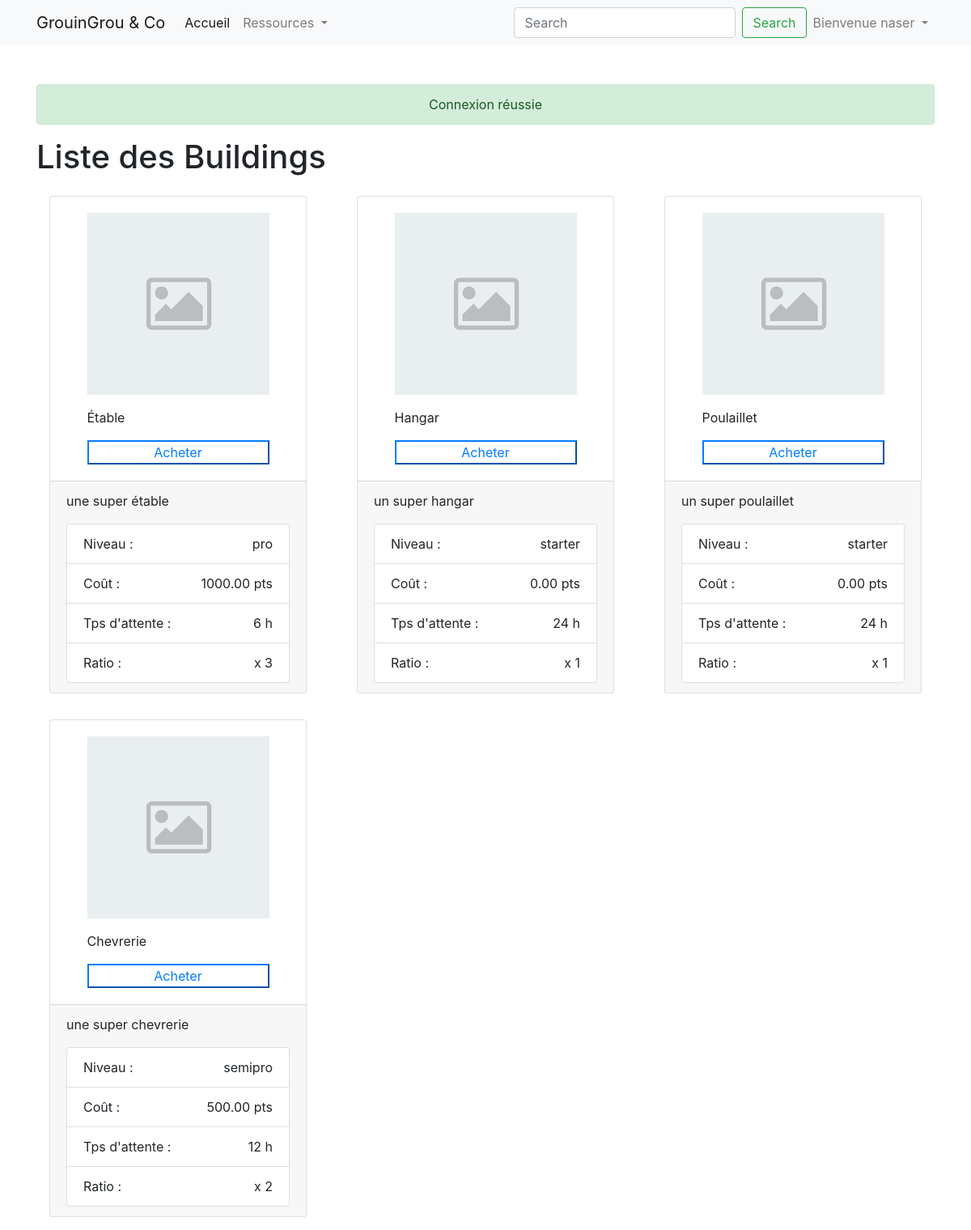
/batiments (signed in), run on the app's committed database.
### tables this page shows
CREATE TABLE `buildings` (
  `id` int(11) NOT NULL,
  `level_id` int(11) NOT NULL,
  `name` varchar(255) NOT NULL,
  `description` varchar(255) NOT NULL,
  `img` varchar(255) NOT NULL
);

CREATE TABLE `levels` (
  `id` int(11) NOT NULL,
  `name` varchar(255) NOT NULL,
  `timespan` int(3) NOT NULL,
  `rate` int(3) NOT NULL,
  `cost` decimal(6,2) DEFAULT 0.00
);

### src/controllers/BuildingsController.php (called while the page is built)
<?php
class BuildingsController extends Controller{
    public function list(){
        $current_farm_id = isset($_GET['ferme']) ? intval($_GET['ferme']) :null ;
        $data['current_farm'] = $this->getModel('FarmModel')->getFarmById($current_farm_id);
        $data['buildings'] = $this->getModel('BuildingModel')->getAll();
        return $this->renderView("buildings/list",$data);
    }
}

### core/Router.php (called while the page is built, shortened)
<?php
class Router
{
    protected $controller = 'HomeController';
    protected $method = 'index';
    protected $params = [];
    public function __construct()
    {
        $this->routes = Routes::getRoutes();
        $url = $this->getUrl();
        foreach ($this->routes as $route) {
            $urlToTest = $route['url'];
            if (preg_match("~$urlToTest~", "/$url", $matches) && $matches[0] === "/$url") {
                $this->controller = $route['goto'][0];
                $this->method = $route['goto'][1];
                $this->params = isset($route['goto'][2]) ? $route['goto'][2] : [];
                break;
            }
        }
        if (file_exists("../src/controllers/{$this->controller}.php")) {
            $this->controller = new $this->controller;
        }
        if (method_exists($this->controller, $this->method)) {
            $this->method = $this->method;
        }
        call_user_func_array(array($this->controller, $this->method), $this->params);
    }
    public function getUrl()
    {
        if (isset($_GET['url'])) {
            $url = $_GET['url'];
            $url = filter_var($url, FILTER_SANITIZE_URL);
            return $url;
        }
    }
}

### public/index.php (called while the page is built, shortened)
<?php
$router = new Router();

### core/Model.php (called while the page is built, shortened)
<?php
class Model
{
    protected $host = DB_HOST;
    protected $dbname = DB_NAME;
    protected $user = DB_USER;
    protected $pass = DB_PASS;
    public function __construct()
    {
        try {
            $this->bdd = new PDO("mysql:host={$this->host};dbname={$this->dbname};charset=UTF8", $this->user, $this->pass);
        } catch (PDOException $e) {
            $this->error = $e->getMessage();
            echo $this->error;
        }
    }
}

### src/models/BuildingModel.php (called while the page is built)
<?php
class BuildingModel extends Model{
    public function getAll(){
        $req = $this->bdd->query("
            SELECT
                buildings.name,buildings.description,buildings.img,
                levels.name AS level,levels.id as level_id,levels.timespan,levels.rate,levels.cost
            FROM buildings
            JOIN levels ON buildings.level_id=levels.id
        ");
        return $req->fetchAll();
    }
}

### utils/url.php (called while the page is built, shortened)
<?php
function publicUrl($partial = null)
{
    return PUBLIC_URL.$partial;
}

### src/views/buildings/list.php (the view, shortened to what this page needs)
<div class="container">
    <h1>Liste des Buildings</h1>
    <section>
    <div class="row ">
        <?php foreach($data['buildings'] as $building):?>
           <div class=" col-sm-6 col-md-4 h-100">
            <article>
                <div class="card m-3">
                    <div class="card-body mx-auto">
                        <figure>
                            <img src="<?php echo publicUrl("/uploads/buildings/{$building->img}");?>" alt="" class="img-fluid">
                            <figcaption>
                                <p class="mt-3"><?php echo $building->name;?></p>
                            </figcaption>
                        </figure>
                        <form action="">
                            <?php if($building->level_id <= $data['current_farm']->level_id):?>
                                <input
                                    type="submit"
                                    value="Acheter"
                                    class="btn-primary btn-block"
                                    >
                            <?php else:?>
                                <input
                                    type="submit"
                                    value="Acheter"
                                    class="btn-outline-primary btn-block"
                                    disabled>
                            <?php endif;?>
                        </form>
                    </div>
                    <div class="card-footer">
                        <p><?php echo $building->description;?></p>
                        <ul class="list-group list-unstyled">
                            <li class="list-group-item d-flex justify-content-between">
                                <span>Niveau : </span>
                                <span>
                                    <?php echo $building->level;?>
                                </span>
                            </li>
                            <li class="list-group-item d-flex justify-content-between">
                                <span>Coût : </span>
                                <span>
                                    <?php echo "{$building->cost} pts";?>
                                </span>
                            </li>
                            <li class="list-group-item d-flex justify-content-between">
                                <span>Tps d'attente : </span>
                                <span>
                                    <?php echo "{$building->timespan} h";?>
                                </span>
                            </li>
                            <li class="list-group-item d-flex justify-content-between">
                                <span>Ratio : </span>
                                <span>
                                    <?php echo "x {$building->rate}";?>
                                </span>
                            </li>
                        </ul>
                    </div>
                </div>
            </article>
           </div>
        <?php endforeach;?>
            </div>
    </section>
</div>

### data on the page
buildings: img (placeholder picture), name "Étable", description "une super étable", level.name "pro", level.cost "1000.00", level.timespan "6", level.rate "3"
buildings: img (placeholder picture), name "Hangar", description "un super hangar", level.name "starter", level.cost "0.00", level.timespan "24", level.rate "1"
buildings: img (placeholder picture), name "Poulaillet", description "un super poulaillet", level.name "starter", level.cost "0.00", level.timespan "24", level.rate "1"
buildings: img (placeholder picture), name "Chevrerie", description "une super chevrerie", level.name "semipro", level.cost "500.00", level.timespan "12", level.rate "2"

### other printed values
getUserData('username') "naser"
$message "Connexion réussie"
